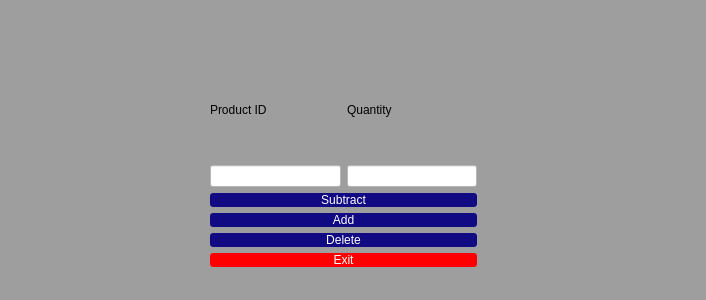
<?xml version="1.0" encoding="UTF-8"?>
<ui version="4.0">
 <class>Edit</class>
 <widget class="QDialog" name="Edit">
  <property name="geometry">
   <rect>
    <x>0</x>
    <y>0</y>
    <width>706</width>
    <height>300</height>
   </rect>
  </property>
  <property name="windowTitle">
   <string>Inventory</string>
  </property>
  <property name="windowIcon">
   <iconset resource="Resource.qrc">
    <normaloff>:/img/logo/logo.png</normaloff>:/img/logo/logo.png</iconset>
  </property>
  <property name="styleSheet">
   <string notr="true">background-color: rgb(158, 158, 158);</string>
  </property>
  <widget class="QWidget" name="layoutWidget">
   <property name="geometry">
    <rect>
     <x>210</x>
     <y>60</y>
     <width>267</width>
     <height>207</height>
    </rect>
   </property>
   <layout class="QVBoxLayout" name="verticalLayout_4">
    <item>
     <layout class="QVBoxLayout" name="verticalLayout_3">
      <item>
       <layout class="QHBoxLayout" name="horizontalLayout">
        <item>
         <layout class="QVBoxLayout" name="verticalLayout">
          <item>
           <widget class="QLabel" name="label">
            <property name="styleSheet">
             <string notr="true">color:black;
font: 500 10pt &quot;Segoe UI&quot;;
</string>
            </property>
            <property name="text">
             <string>Product ID</string>
            </property>
           </widget>
          </item>
          <item>
           <widget class="QLineEdit" name="id">
            <property name="styleSheet">
             <string notr="true">background-color:white;</string>
            </property>
           </widget>
          </item>
         </layout>
        </item>
        <item>
         <layout class="QVBoxLayout" name="verticalLayout_2">
          <item>
           <widget class="QLabel" name="label_2">
            <property name="styleSheet">
             <string notr="true">color:black;
font: 500 10pt &quot;Segoe UI&quot;;
</string>
            </property>
            <property name="text">
             <string>Quantity</string>
            </property>
           </widget>
          </item>
          <item>
           <widget class="QLineEdit" name="quan">
            <property name="styleSheet">
             <string notr="true">background-color: white;</string>
            </property>
           </widget>
          </item>
         </layout>
        </item>
       </layout>
      </item>
      <item>
       <widget class="QPushButton" name="pushButton_4">
        <property name="styleSheet">
         <string notr="true">background-color: rgb(18,10,131);
font: 500 10pt &quot;Segoe UI&quot;;
color: rgb(255, 255, 255);
border: 1px;
border-radius: 3px;</string>
        </property>
        <property name="text">
         <string>Subtract</string>
        </property>
       </widget>
      </item>
      <item>
       <widget class="QPushButton" name="pushButton">
        <property name="styleSheet">
         <string notr="true">background-color: rgb(18,10,131);
font: 500 10pt &quot;Segoe UI&quot;;
color: rgb(255, 255, 255);
border: 1px;
border-radius: 3px;</string>
        </property>
        <property name="text">
         <string>Add</string>
        </property>
       </widget>
      </item>
      <item>
       <widget class="QPushButton" name="pushButton_3">
        <property name="styleSheet">
         <string notr="true">background-color: rgb(18,10,131);
font: 500 10pt &quot;Segoe UI&quot;;
color: rgb(255, 255, 255);
border: 1px;
border-radius: 3px;</string>
        </property>
        <property name="text">
         <string>Delete</string>
        </property>
       </widget>
      </item>
      <item>
       <widget class="QPushButton" name="pushButton_2">
        <property name="styleSheet">
         <string notr="true">background-color:red;
font: 500 10pt &quot;Segoe UI&quot;;
color: rgb(255, 255, 255);
border: 1px;
border-radius: 3px;</string>
        </property>
        <property name="text">
         <string>Exit</string>
        </property>
       </widget>
      </item>
     </layout>
    </item>
   </layout>
  </widget>
 </widget>
 <resources>
  <include location="Resource.qrc"/>
 </resources>
 <connections/>
</ui>
